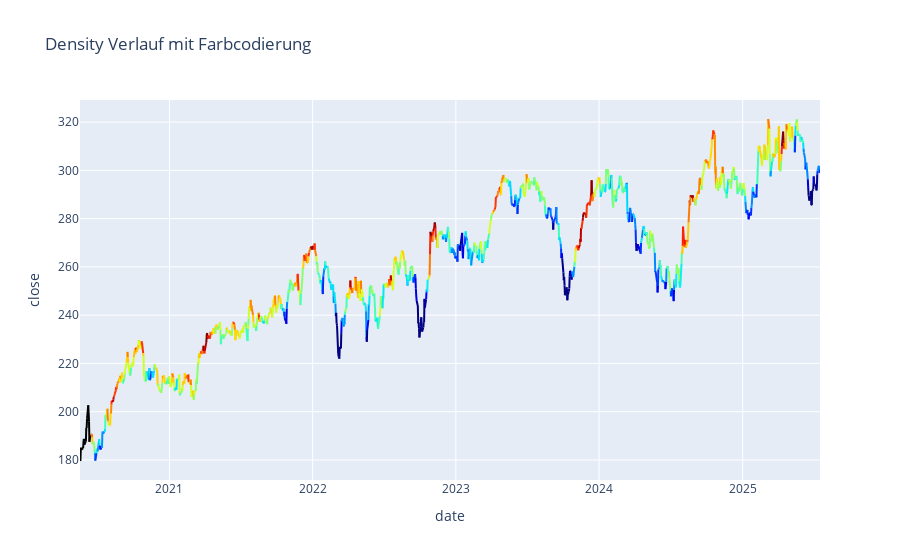

Notebook code cell kept with this figure:
### Markdown cell above
### Color the price history according to the column density

### Code cell
# Statistical limits for clipping
vmin = lower_limit
vmax = upper_limit

# Create normalization
norm = Normalize(vmin=vmin, vmax=vmax, clip=True)

# Create plotly-figure
fig = go.Figure()

# Draw line segments with colors based on density
for i in range(len(df_stock) - 1):
    density_value = df_stock["density"].iloc[i]
    color = get_color(density_value, norm)
    
    fig.add_trace(go.Scatter(
        x=df_stock["date"].iloc[i:i+2],  # Zwei Punkte verbinden
        y=df_stock["close"].iloc[i:i+2],
        mode="lines",
        line=dict(color=color, width=2),
        showlegend=False,
    ))

# Adjust layout
fig.update_layout(
    title="Density Verlauf mit Farbcodierung",
    xaxis_title="date",
    yaxis_title="close",
    # Add colorbar
    coloraxis=dict(
        colorbar=dict(
            title="Density",
            ticktext=["Niedrig (Blau)", "Neutral (Grün)", "Hoch (Rot)"],
            tickvals=[vmin, (vmin+vmax)/2, vmax]
        ),
        colorscale="jet",
        cmin=vmin,
        cmax=vmax
    )
)

fig.show()

# Optional: Ausgabe der Grenzwerte zur Kontrolle
print(f"Untere Grenze (vmin): {vmin:.2f}")
print(f"Obere Grenze (vmax): {vmax:.2f}")
print(f"Mittelwert: {describe_ser['mean']:.2f}")
